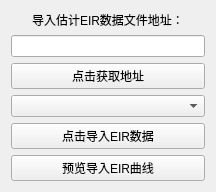
<?xml version="1.0" encoding="UTF-8"?>
<ui version="4.0">
 <class>DeconvolutionTool</class>
 <widget class="QWidget" name="DeconvolutionTool">
  <property name="geometry">
   <rect>
    <x>0</x>
    <y>0</y>
    <width>216</width>
    <height>149</height>
   </rect>
  </property>
  <property name="windowTitle">
   <string>Form</string>
  </property>
  <layout class="QVBoxLayout" name="verticalLayout">
   <item>
    <spacer name="verticalSpacer">
     <property name="orientation">
      <enum>Qt::Orientation::Vertical</enum>
     </property>
     <property name="sizeHint" stdset="0">
      <size>
       <width>20</width>
       <height>40</height>
      </size>
     </property>
    </spacer>
   </item>
   <item>
    <widget class="QLabel" name="label">
     <property name="text">
      <string>&lt;html&gt;&lt;head/&gt;&lt;body&gt;&lt;p align=&quot;center&quot;&gt;导入估计EIR数据文件地址：&lt;/p&gt;&lt;/body&gt;&lt;/html&gt;</string>
     </property>
    </widget>
   </item>
   <item>
    <widget class="QLineEdit" name="lineEdit"/>
   </item>
   <item>
    <widget class="QPushButton" name="pushButton">
     <property name="text">
      <string>点击获取地址</string>
     </property>
    </widget>
   </item>
   <item>
    <widget class="QComboBox" name="comboBox_loadType"/>
   </item>
   <item>
    <widget class="QPushButton" name="pushButton_3">
     <property name="text">
      <string>点击导入EIR数据</string>
     </property>
    </widget>
   </item>
   <item>
    <widget class="QPushButton" name="pushButton_2">
     <property name="text">
      <string>预览导入EIR曲线</string>
     </property>
    </widget>
   </item>
  </layout>
 </widget>
 <resources/>
 <connections/>
</ui>
